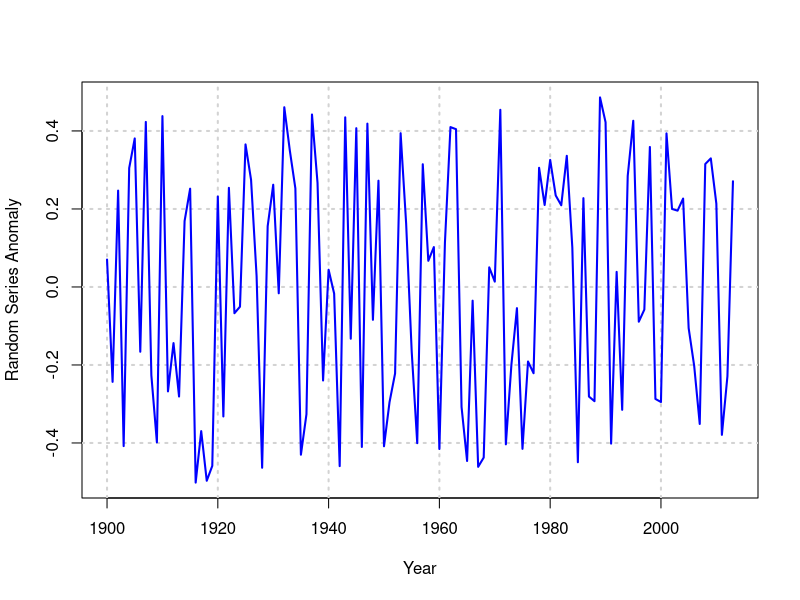

Write the R code that produced this figure.
# Title: HelloLCCVP_test.r
# Description: Initial Hello LCCVP Git Program
# Author: Patrick Jantz
# Date: 6.6.2013
# Abstract: Program prints a greeting from team members and plots anomalies from
# a random time series

#---------------------------------INTIALIZE-----------------------------------------------------------
print('Hello LCCVP Git world!')
print('If you can read this, please add another print line with your name and organization:')
#-----------------------------------------------------------------------------------------------------


# add some code below to introduce yourself.
#---------------------------------INTRO SECTION-------------------------------------------------------
user1 <- 'Patrick Jantz'
org1 <- 'Woods Hole Research Center'
print(paste('This is ',user1,' from ',org1,'.',' Checking in.',sep=""))

user2 <- 'Tony Chang'
org2 <- 'Montana State University'
print(paste('This is ',user2,' from ',org2,'.',' Checking in. All things go here.',sep=""))
#---------------------------------END INTRO SECTION---------------------------------------------------


#---------------------------------RANDOM TIME SERIES PLOTS--------------------------------------------

startyear = 1900
endyear = 2013
nyears = endyear - startyear + 1
x = seq(startyear, endyear)
y = runif(nyears)
# plt.figure(1)
# ax = plt.subplot(1,1,1)
plot(x,y - mean(y), type='n', main='', xlab='Year', ylab="Random Series Anomaly")
grid(lwd=2)
lines(x,y - mean(y), col='blue', lwd=2)

#---------------------------------END----------------------------------------------------------------

